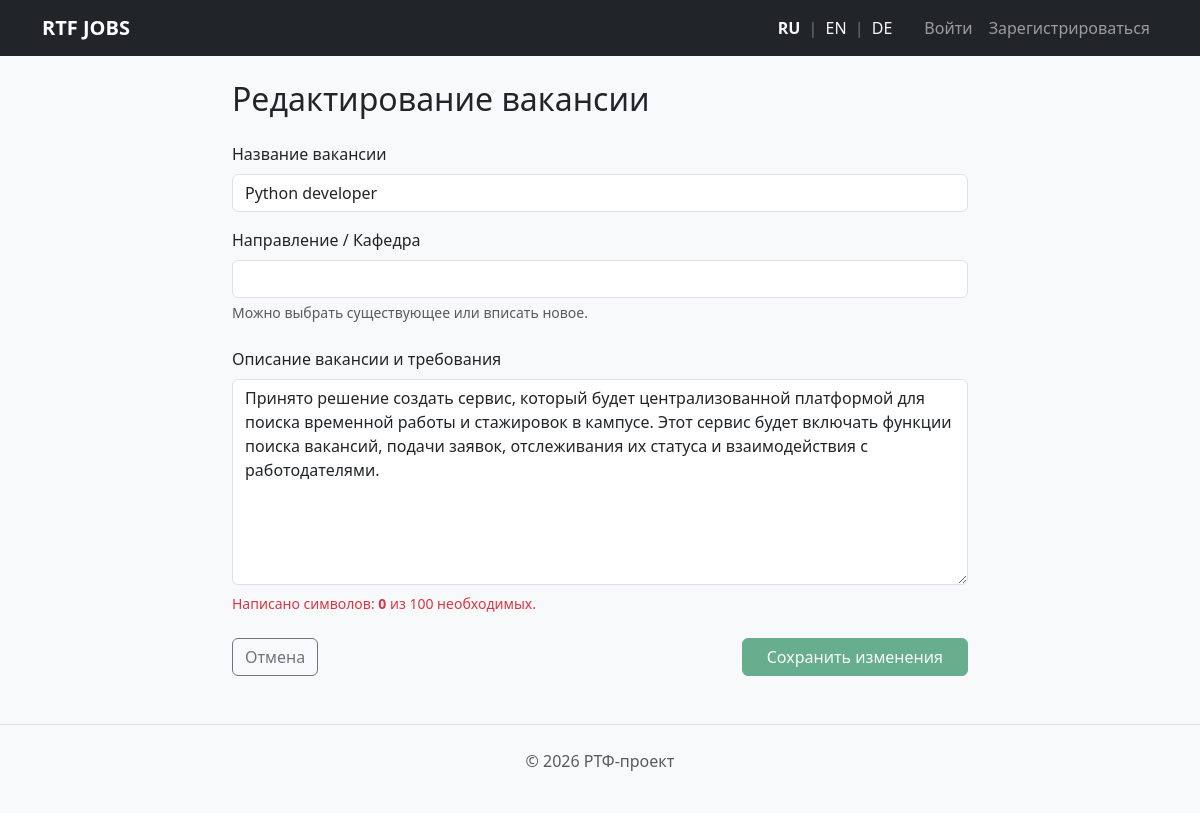
Screenshot of /update/1 with the database file from the repository.
### app/models/vacancy.py (models this page shows)
class Vacancy(db.Model):
    __tablename__ = 'vacancies'
    id = db.Column(db.Integer, primary_key=True)
    title_ru = db.Column(db.String(150), nullable=False)
    title_en = db.Column(db.String(150))
    title_de = db.Column(db.String(150))
    description_ru = db.Column(db.Text, nullable=False)
    description_en = db.Column(db.Text)
    description_de = db.Column(db.Text)
    company = db.Column(db.String(150), nullable=False)
    department_id = db.Column(db.Integer, db.ForeignKey('departments.id'), nullable=False)
    author_id = db.Column(db.Integer, db.ForeignKey('users.id'), nullable=False)
    category_id = db.Column(db.Integer, db.ForeignKey('categories.id'), nullable=True)
    skills = db.relationship('Skill', secondary=vacancy_skills, backref=db.backref('vacancies', lazy='dynamic'))
    applications = db.relationship('Application', backref='vacancy', lazy=True)

### app/routes/vacancy.py (the view, shortened to what this page needs)
@vacancy_bp.route('/update/<int:id>', methods=['GET', 'POST'])
def update_vacancy(id):
    vacancy = Vacancy.query.get_or_404(id)
    return render_template('edit_vacancy.html', vacancy=vacancy)

### templates/edit_vacancy.html (shortened to what this page needs)
{% extends "base.html" %}
{% block content %}
<div class="row justify-content-center">
  <div class="col-md-8">
    <h2 class="mb-4">Редактирование вакансии</h2>
    <form method="POST" action="/update/{{ vacancy.id }}">
      <div class="mb-3">
        <label for="title" class="form-label">Название вакансии</label>
        <input type="text" class="form-control" id="title" name="title" value="{{ vacancy.title_ru }}" required>
      </div>
      <div class="mb-4">
        <label for="department_id" class="form-label">Направление / Кафедра</label>
        <select id="department_id" name="department_id" class="form-control" placeholder="Выберите направление..." required>
          <option value=""></option>
        </select>
        <div class="form-text text-muted">Можно выбрать существующее или вписать новое.</div>
      </div>
      <div class="mb-4">
        <label for="description" class="form-label">Описание вакансии и требования</label>
        <textarea class="form-control" id="description" name="description" rows="8" required>{{ vacancy.description_ru }}</textarea>
        <div id="char-count-help" class="form-text text-danger mt-2">
          Написано символов: <span id="char-count" class="fw-bold">0</span> из 100 необходимых.
        </div>
      </div>
      <div class="d-flex justify-content-between">
        <a href="/" class="btn btn-outline-secondary">Отмена</a>
        <button type="submit" id="submit-btn" class="btn btn-success px-4" disabled>Сохранить изменения</button>
      </div>
    </form>
  </div>
</div>
<link href="https://cdn.jsdelivr.net/npm/tom-select@2.2.2/dist/css/tom-select.bootstrap5.min.css" rel="stylesheet">
{% endblock %}

### rows the page displays
Vacancy: title "Python developer", description "Принято решение создать сервис, который будет централизованной платформой для поиска временной работы и стажировок в кампусе. Этот сервис будет включать функции поиска вакансий, подачи заявок, отслеживания их статуса и взаимодействия с работодателями."

### other values shown
{{ t('login') }} "Войти"
{{ t('register') }} "Зарегистрироваться"
{{ t('footer_text') }} "РТФ-проект"
